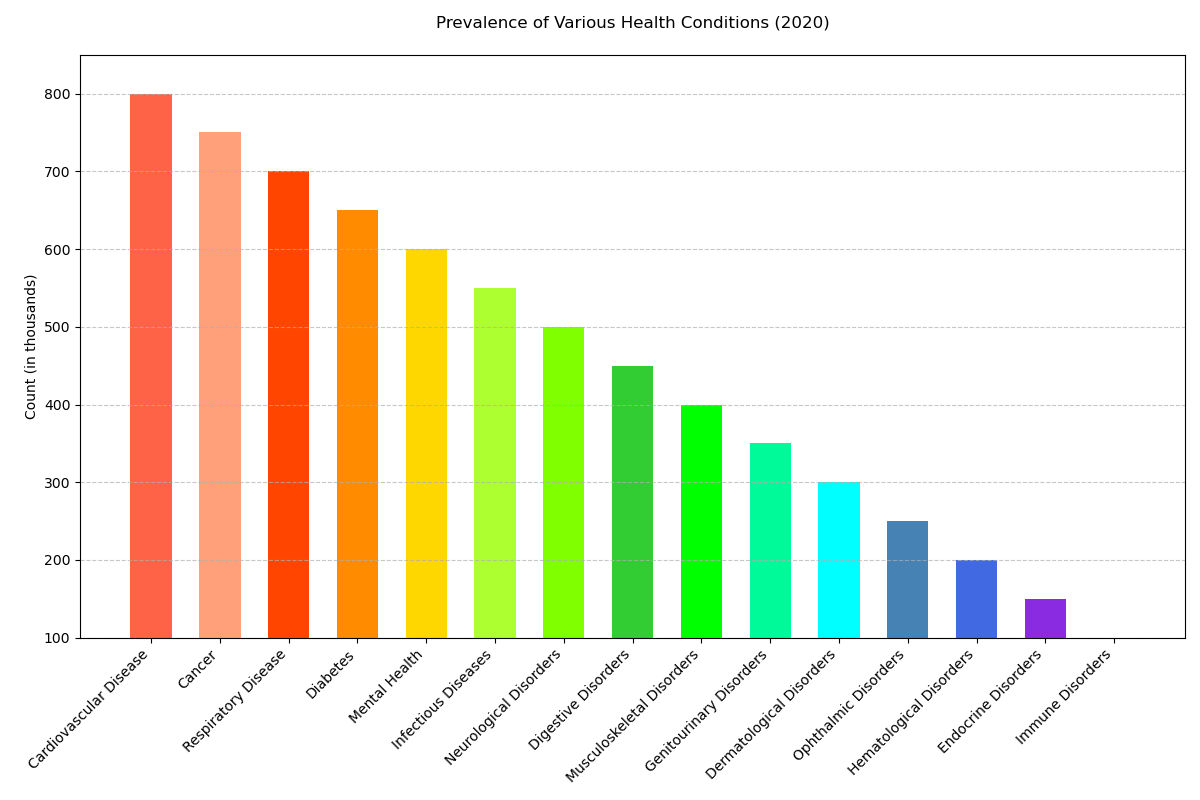

The Python source for this figure:

import matplotlib.pyplot as plt

# Data
topics = [
    'Cardiovascular Disease', 'Cancer', 'Respiratory Disease', 'Diabetes', 
    'Mental Health', 'Infectious Diseases', 'Neurological Disorders', 
    'Digestive Disorders', 'Musculoskeletal Disorders', 'Genitourinary Disorders', 
    'Dermatological Disorders', 'Ophthalmic Disorders', 'Hematological Disorders', 
    'Endocrine Disorders', 'Immune Disorders'
]
count = [
    800, 750, 700, 650, 600, 550, 500, 450, 400, 350, 300, 250, 200, 150, 100
]

# Create horizontal bar chart
plt.figure(figsize=(12, 8))  # Change width and height of the chart
colors = [
    '#FF6347', '#FFA07A', '#FF4500', '#FF8C00', '#FFD700', '#ADFF2F', 
    '#7FFF00', '#32CD32', '#00FF00', '#00FA9A', '#00FFFF', '#4682B4', 
    '#4169E1', '#8A2BE2', '#9400D3'
]

plt.bar(topics, count, color=colors, width=0.6)  # Change direction of chart and bar width

# Customizing the plot
plt.ylabel('Count (in thousands)')
plt.title('Prevalence of Various Health Conditions (2020)', pad=20)
plt.grid(axis='y', linestyle='--', alpha=0.7)

# Set y-axis limits to start from a specific value
plt.ylim(100, 850)

plt.xticks(rotation=45, ha='right')  # Rotate x-axis labels for better readability
plt.tight_layout()
plt.show()
